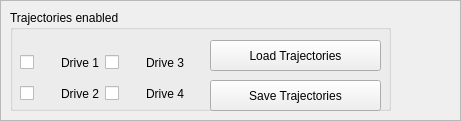
   <widget class="QFrame" name="frame_2">
    <property name="geometry">
     <rect>
      <x>500</x>
      <y>520</y>
      <width>461</width>
      <height>121</height>
     </rect>
    </property>
    <property name="frameShape">
     <enum>QFrame::StyledPanel</enum>
    </property>
    <property name="frameShadow">
     <enum>QFrame::Raised</enum>
    </property>
    <widget class="QGroupBox" name="gbTrajectories">
     <property name="geometry">
      <rect>
       <x>10</x>
       <y>10</y>
       <width>381</width>
       <height>101</height>
      </rect>
     </property>
     <property name="title">
      <string>Trajectories enabled</string>
     </property>
     <widget class="QWidget" name="layoutWidget">
      <property name="geometry">
       <rect>
        <x>10</x>
        <y>40</y>
        <width>164</width>
        <height>56</height>
       </rect>
      </property>
      <layout class="QGridLayout" name="gridLayout_9">
       <item row="0" column="0">
        <layout class="QHBoxLayout" name="horizontalLayout">
         <item>
          <widget class="QCheckBox" name="cbT1">
           <property name="text">
            <string/>
           </property>
          </widget>
         </item>
         <item>
          <widget class="QLabel" name="label_5">
           <property name="text">
            <string>Drive 1</string>
           </property>
          </widget>
         </item>
        </layout>
       </item>
       <item row="0" column="1">
        <layout class="QHBoxLayout" name="horizontalLayout_3">
         <item>
          <widget class="QCheckBox" name="cbT3">
           <property name="text">
            <string/>
           </property>
          </widget>
         </item>
         <item>
          <widget class="QLabel" name="label_7">
           <property name="text">
            <string>Drive 3</string>
           </property>
          </widget>
         </item>
        </layout>
       </item>
       <item row="1" column="0">
        <layout class="QHBoxLayout" name="horizontalLayout_2">
         <item>
          <widget class="QCheckBox" name="cbT2">
           <property name="text">
            <string/>
           </property>
          </widget>
         </item>
         <item>
          <widget class="QLabel" name="label_6">
           <property name="text">
            <string>Drive 2</string>
           </property>
          </widget>
         </item>
        </layout>
       </item>
       <item row="1" column="1">
        <layout class="QHBoxLayout" name="horizontalLayout_4">
         <item>
          <widget class="QCheckBox" name="cbT4">
           <property name="text">
            <string/>
           </property>
          </widget>
         </item>
         <item>
          <widget class="QLabel" name="label_8">
           <property name="text">
            <string>Drive 4</string>
           </property>
          </widget>
         </item>
        </layout>
       </item>
      </layout>
     </widget>
     <widget class="QPushButton" name="pbLoadTraj">
      <property name="geometry">
       <rect>
        <x>200</x>
        <y>30</y>
        <width>171</width>
        <height>31</height>
       </rect>
      </property>
      <property name="text">
       <string>Load Trajectories</string>
      </property>
     </widget>
     <widget class="QPushButton" name="pbSaveTraj">
      <property name="geometry">
       <rect>
        <x>200</x>
        <y>70</y>
        <width>171</width>
        <height>31</height>
       </rect>
      </property>
      <property name="text">
       <string>Save Trajectories</string>
      </property>
     </widget>
    </widget>
   </widget>
